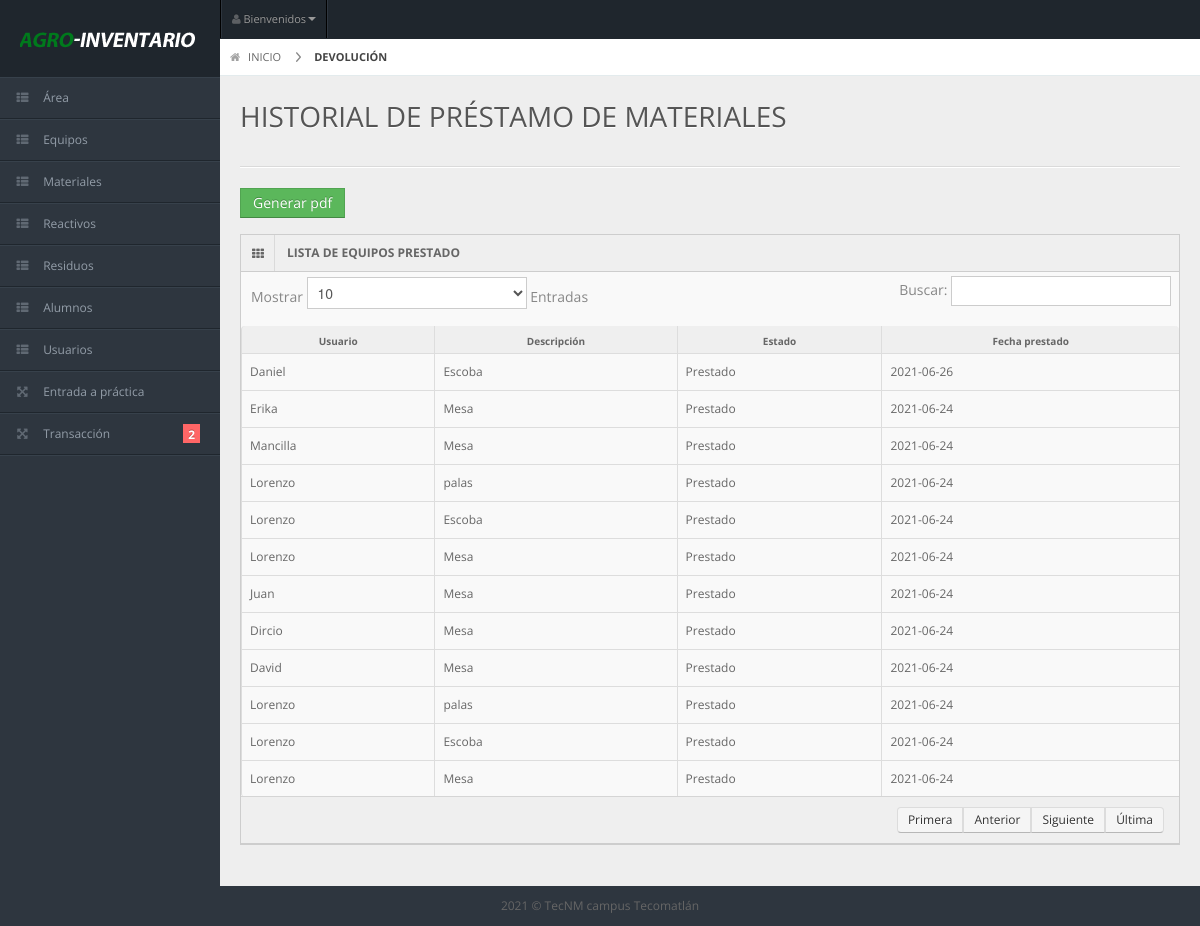
The page /historial.php (signed in) on the database its author committed.
### tables this page shows
CREATE TABLE `historial` (
  `idhistorial` int(11) NOT NULL,
  `f_prestado` date NOT NULL,
  `cantidad` int(11) NOT NULL,
  `estado` varchar(10) NOT NULL,
  `idusuario` int(11) NOT NULL,
  `idmaterial` int(11) NOT NULL
);

CREATE TABLE `usuarios` (
  `idusuario` int(11) NOT NULL,
  `matricula` int(11) NOT NULL,
  `nombre` varchar(45) DEFAULT NULL,
  `apellidos` varchar(60) DEFAULT NULL,
  `carrera` varchar(50) DEFAULT NULL,
  `telefono` varchar(15) DEFAULT NULL,
  `gmail` varchar(70) DEFAULT NULL,
  `perfil` varchar(30) DEFAULT NULL
);

CREATE TABLE `materiales` (
  `idmaterial` int(11) NOT NULL,
  `descripcion` varchar(45) DEFAULT NULL,
  `cantidad` int(11) DEFAULT NULL,
  `unidad` varchar(30) NOT NULL,
  `observaciones` varchar(30) NOT NULL,
  `idarea` int(11) DEFAULT NULL
);

### historial.php (the view, shortened to what this page needs)
 <?php
 if ($_SESSION['validar'] ==1) {
?>
<!DOCTYPE html>
<?php
require_once 'connect.php';
?>
<html lang="en">
<head>
  <link rel="stylesheet" href="css/bootstrap.min.css" />
  <link rel="stylesheet" href="css/bootstrap-responsive.min.css" />
  <link rel="stylesheet" href="css/uniform.css" />
  <link rel="stylesheet" href="css/select2.css" />
  <link rel="stylesheet" href="css/matrix-style.css" />
  <link rel="stylesheet" href="css/matrix-media.css" />
  <link href="font-awesome/css/font-awesome.css" rel="stylesheet" />
</head>
<body>
  <?php
  include('menu.php');
  ?>
  <div id="content">
    <div id="content-header">
      <div id="breadcrumb"> <a href="index.php" title="Go to Home" class="tip-bottom"><i class="icon-home"></i> INICIO</a> <a href="#" class="current">DEVOLUCIÓN</a> </div>
      <h1>HISTORIAL DE PRÉSTAMO DE MATERIALES</h1>
    </div>
    <div class="container-fluid">
      <hr>
      <div class="row-fluid">
        <div class="span12">
          <a href="pdf_historial.php" target="_blank" class="btn btn-success btn-sm">Generar pdf</a>
          <div class="widget-box">
            <div class="widget-title"> <span class="icon"><i class="icon-th"></i></span>
              <h5>LISTA DE EQUIPOS PRESTADO</h5>
            </div>
            <div class="widget-content nopadding">
              <table class="table table-bordered data-table">
                <thead>
                  <tr>
                    <th>Usuario</th>
                    <th>Descripción</th>
                    <th>Estado</th>
                    <th>Fecha prestado</th>
                  </tr>
                </thead>
                <tbody>
                 <?php
                 $qregreso = $conn->query("SELECT * FROM `historial` ORDER BY idhistorial desc") or die(mysqli_error());
                 while($fregreso = $qregreso->fetch_array()){
                  ?>
                  <tr>
                    <td>
                      <?php
                      $qestudiante = $conn->query("SELECT * FROM `usuarios` WHERE `idusuario` = '$fregreso[idusuario]'") or die(mysqli_error());
                      $festudiante = $qestudiante->fetch_array();
                      echo $festudiante['nombre'];
                      ?>
                    </td>
                    <td>
                      <?php
                      $libro = $conn->query("SELECT * FROM `materiales` WHERE `idmaterial` = '$fregreso[idmaterial]'") or die(mysqli_error());
                      $fila = $libro->fetch_array();
                      echo $fila['descripcion'];
                      ?>
                    </td>
                    <td><?php echo $fregreso['estado']?></td>
                    <td><?php echo $fregreso['f_prestado']?></td>
                  </tr>
                  <?php
                }
                ?>
              </tbody>
            </table>
          </div>
        </div>
      </div>
    </div>
  </div>
</div>
<div class="row-fluid">
  <div id="footer" class="span12"> 2021 &copy; TecNM campus Tecomatlán</a> </div>
</div>
</body>
</html>
<?php
}else{
  header("location:Login.php");
}
?>

### css/matrix-style.css (style rules this page uses)
* { outline:none !important; -moz-outline: none !important; }
html, body { height:100% }
body { overflow-x: hidden; margin-top: -10px; font-family: 'Open Sans', sans-serif; font-size:12px; color:#666; }
a { color:#666; }
select, textarea, input[type="text"], input[type="password"], input[type="datetime"], input[type="datetime-local"], input[type="date"], input[type="month"], input[type="time"], input[type="week"], input[type="number"], input[type="email"], input[type="url"], input[type="search"], input[type="tel"], input[type="color"], .uneditable-input, .label, .dropdown-menu, .btn, .well, .progress, .table-bordered, .btn-group > .btn:first-child, .btn-group > .btn:last-child, .btn-group > .btn:last-child, .btn-group > .dropdown-toggle, .alert { border-radius:0px; }
.btn, textarea, input[type="text"], input[type="password"], input[type="datetime"], input[type="datetime-local"], input[type="date"], input[type="month"], input[type="time"], input[type="week"], input[type="number"], input[type="email"], input[type="url"], input[type="search"], input[type="tel"], input[type="color"], .uneditable-input { box-shadow:none; }
.progress, .progress-success .bar, .progress .bar-success, .progress-warning .bar, .progress .bar-warning, .progress-danger .bar, .progress .bar-danger, .progress-info .bar, .progress .bar-info, .btn, .btn-primary { background-image:none; }
#footer { padding:10px; text-align:center; }
hr { border-top-color:#dadada; }
#content { background: none repeat scroll 0 0 #eeeeee; margin-left: 220px; margin-right: 0; padding-bottom: 25px; position: relative; min-height:100%; width: auto; }
#content-header { position: abslute; width: 100%; margin-top: -38px; z-index: 20; }
#content-header h1 { color: #555555; font-size: 28px; font-weight: normal; float: none; text-shadow: 0 1px 0 #ffffff; margin-left: 20px; position: relative; }
#content-header h1, #content-header .btn-group { margin-top: 20px; }
#breadcrumb { background-color: #fff; border-bottom: 1px solid #e3ebed; }
#breadcrumb a { padding: 8px 20px 8px 10px; display: inline-block; background-image: url('../img/breadcrumb.png'); background-position: center right; background-repeat: no-repeat; font-size: 11px; color: #666666; }
#breadcrumb a:last-child { background-image:none; }
#breadcrumb a.current { font-weight: bold; color: #444444; }
#breadcrumb a i { margin-right: 5px; opacity: .6; }
.stat-boxes .peity_bar_good, .stat-boxes .peity_line_good, { color: #459D1C; }
.widget-box { background: none repeat scroll 0 0 #F9F9F9; border-left: 1px solid #CDCDCD; border-top: 1px solid #CDCDCD; border-right: 1px solid #CDCDCD; clear: both; margin-top: 16px; margin-bottom: 16px; position: relative; }
.widget-title, .modal-header, .table th, div.dataTables_wrapper .ui-widget-header { background:#efefef; border-bottom: 1px solid #CDCDCD; height: 36px; }
.widget-title span.icon { padding: 9px 10px 7px 11px; float: left; border-right:1px solid #dadada; }
.widget-title h5 { color: #666; float: left; font-size: 12px; font-weight: bold; padding: 12px; line-height: 12px; margin: 0; }
.widget-content { padding:15px; border-bottom: 1px solid #cdcdcd; }
.table th { height: auto; font-size: 10px; padding: 5px 10px 2px; border-bottom: 0; text-align: center; color: #666666; }
.nopadding { padding: 0 !important; }
.nopadding .table { margin-bottom: 0; }
.nopadding .table-bordered { border: 0; }

### css/matrix-media.css (style rules this page uses)
body { background:#2E363F; }

### rows shown on the page
historial: idusuario.nombre "Daniel", idmaterial.descripcion "Escoba", estado "Prestado", f_prestado "2021-06-26"
historial: idusuario.nombre "Erika", idmaterial.descripcion "Mesa", estado "Prestado", f_prestado "2021-06-24"
historial: idusuario.nombre "Mancilla", idmaterial.descripcion "Mesa", estado "Prestado", f_prestado "2021-06-24"
historial: idusuario.nombre "Lorenzo", idmaterial.descripcion "palas", estado "Prestado", f_prestado "2021-06-24"
historial: idusuario.nombre "Lorenzo", idmaterial.descripcion "Escoba", estado "Prestado", f_prestado "2021-06-24"
historial: idusuario.nombre "Lorenzo", idmaterial.descripcion "Mesa", estado "Prestado", f_prestado "2021-06-24"
historial: idusuario.nombre "Juan", idmaterial.descripcion "Mesa", estado "Prestado", f_prestado "2021-06-24"
historial: idusuario.nombre "Dircio", idmaterial.descripcion "Mesa", estado "Prestado", f_prestado "2021-06-24"
historial: idusuario.nombre "David", idmaterial.descripcion "Mesa", estado "Prestado", f_prestado "2021-06-24"
historial: idusuario.nombre "Lorenzo", idmaterial.descripcion "palas", estado "Prestado", f_prestado "2021-06-24"
historial: idusuario.nombre "Lorenzo", idmaterial.descripcion "Escoba", estado "Prestado", f_prestado "2021-06-24"
historial: idusuario.nombre "Lorenzo", idmaterial.descripcion "Mesa", estado "Prestado", f_prestado "2021-06-24"
